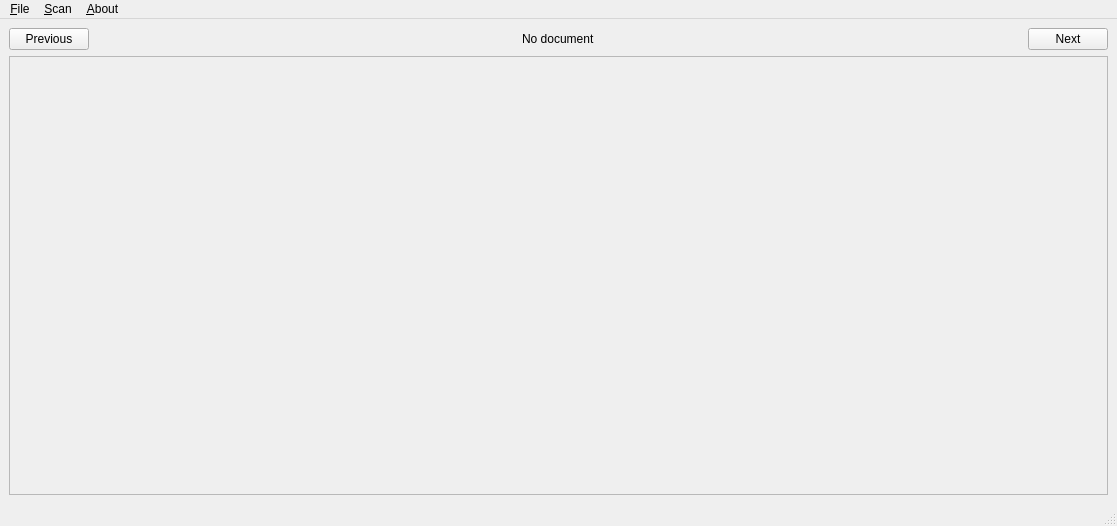
<?xml version="1.0" encoding="UTF-8"?>
<ui version="4.0">
 <class>MainWindow</class>
 <widget class="QMainWindow" name="MainWindow">
  <property name="geometry">
   <rect>
    <x>0</x>
    <y>0</y>
    <width>1117</width>
    <height>526</height>
   </rect>
  </property>
  <property name="windowTitle">
   <string>MainWindow</string>
  </property>
  <widget class="QWidget" name="centralwidget">
   <layout class="QVBoxLayout" name="verticalLayout">
    <item>
     <layout class="QHBoxLayout" name="horizontalLayout">
      <item>
       <widget class="QPushButton" name="pushButton_2">
        <property name="text">
         <string>Previous</string>
        </property>
       </widget>
      </item>
      <item>
       <spacer name="horizontalSpacer">
        <property name="orientation">
         <enum>Qt::Horizontal</enum>
        </property>
        <property name="sizeHint" stdset="0">
         <size>
          <width>40</width>
          <height>20</height>
         </size>
        </property>
       </spacer>
      </item>
      <item>
       <widget class="QLabel" name="label">
        <property name="text">
         <string>No document</string>
        </property>
       </widget>
      </item>
      <item>
       <spacer name="horizontalSpacer_2">
        <property name="orientation">
         <enum>Qt::Horizontal</enum>
        </property>
        <property name="sizeHint" stdset="0">
         <size>
          <width>40</width>
          <height>20</height>
         </size>
        </property>
       </spacer>
      </item>
      <item>
       <widget class="QPushButton" name="pushButton">
        <property name="text">
         <string>Next</string>
        </property>
       </widget>
      </item>
     </layout>
    </item>
    <item>
     <widget class="QScrollArea" name="scrollArea">
      <property name="widgetResizable">
       <bool>true</bool>
      </property>
      <widget class="QWidget" name="scrollAreaWidgetContents">
       <property name="geometry">
        <rect>
         <x>0</x>
         <y>0</y>
         <width>1097</width>
         <height>426</height>
        </rect>
       </property>
       <layout class="QVBoxLayout" name="verticalLayout_2">
        <item>
         <widget class="QLabel" name="label_2">
          <property name="text">
           <string/>
          </property>
         </widget>
        </item>
       </layout>
      </widget>
     </widget>
    </item>
   </layout>
  </widget>
  <widget class="QMenuBar" name="menubar">
   <property name="geometry">
    <rect>
     <x>0</x>
     <y>0</y>
     <width>1117</width>
     <height>23</height>
    </rect>
   </property>
   <widget class="QMenu" name="menu_File">
    <property name="title">
     <string>&amp;File</string>
    </property>
    <addaction name="action_Open_directory"/>
    <addaction name="action_Quit"/>
   </widget>
   <widget class="QMenu" name="menu_Scan">
    <property name="title">
     <string>&amp;Scan</string>
    </property>
    <addaction name="actionScan_documents"/>
    <addaction name="action_Reset_scan"/>
    <addaction name="action_Fix_configuration_file"/>
   </widget>
   <widget class="QMenu" name="menu_About">
    <property name="title">
     <string>&amp;About</string>
    </property>
    <addaction name="action_About"/>
   </widget>
   <addaction name="menu_File"/>
   <addaction name="menu_Scan"/>
   <addaction name="menu_About"/>
  </widget>
  <widget class="QStatusBar" name="statusbar"/>
  <action name="action_Open_directory">
   <property name="text">
    <string>&amp;Open directory</string>
   </property>
   <property name="shortcut">
    <string>Ctrl+O</string>
   </property>
  </action>
  <action name="action_Quit">
   <property name="text">
    <string>&amp;Quit</string>
   </property>
   <property name="shortcut">
    <string>Ctrl+Q</string>
   </property>
  </action>
  <action name="actionScan_documents">
   <property name="text">
    <string>&amp;Scan documents</string>
   </property>
  </action>
  <action name="action_Reset_scan">
   <property name="text">
    <string>&amp;Reset scan</string>
   </property>
  </action>
  <action name="action_About">
   <property name="text">
    <string>&amp;About</string>
   </property>
  </action>
  <action name="action_Fix_configuration_file">
   <property name="text">
    <string>&amp;Fix configuration file</string>
   </property>
  </action>
 </widget>
 <resources/>
 <connections>
  <connection>
   <sender>action_Quit</sender>
   <signal>triggered()</signal>
   <receiver>MainWindow</receiver>
   <slot>close()</slot>
   <hints>
    <hint type="sourcelabel">
     <x>-1</x>
     <y>-1</y>
    </hint>
    <hint type="destinationlabel">
     <x>558</x>
     <y>262</y>
    </hint>
   </hints>
  </connection>
 </connections>
</ui>
